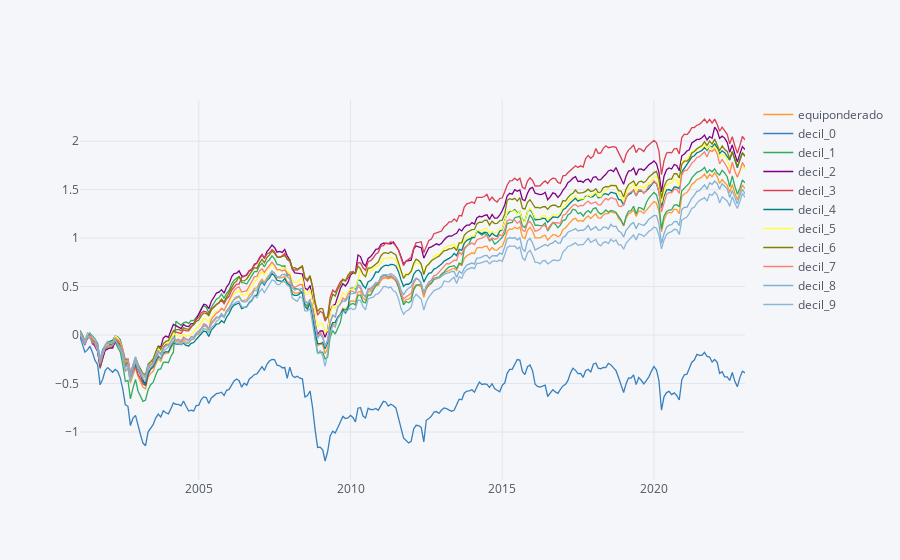

The notebook cell saved with this chart:
### Code cell
df.cumsum().iplot()

### Figure 1 — Plotly figure (JSON) as saved in the notebook; plotly's stock layout.template omitted (floating-point values rounded to 4 significant figures; data arrays with more than 128 entries replaced by an {"elided": "..."} marker saying what was removed)
{"data": [{"line": {"color": "rgba(255, 153, 51, 1.0)", "dash": "solid", "shape": "linear", "width": 1.3}, "mode": "lines", "name": "equiponderado", "text": "", "type": "scatter", "x": {"elided": "264 str values"}, "y": {"elided": "264 float values"}}, {"line": {"color": "rgba(55, 128, 191, 1.0)", "dash": "solid", "shape": "linear", "width": 1.3}, "mode": "lines", "name": "decil_0", "text": "", "type": "scatter", "x": {"elided": "264 str values"}, "y": {"elided": "264 float values"}}, {"line": {"color": "rgba(50, 171, 96, 1.0)", "dash": "solid", "shape": "linear", "width": 1.3}, "mode": "lines", "name": "decil_1", "text": "", "type": "scatter", "x": {"elided": "264 str values"}, "y": {"elided": "264 float values"}}, {"line": {"color": "rgba(128, 0, 128, 1.0)", "dash": "solid", "shape": "linear", "width": 1.3}, "mode": "lines", "name": "decil_2", "text": "", "type": "scatter", "x": {"elided": "264 str values"}, "y": {"elided": "264 float values"}}, {"line": {"color": "rgba(219, 64, 82, 1.0)", "dash": "solid", "shape": "linear", "width": 1.3}, "mode": "lines", "name": "decil_3", "text": "", "type": "scatter", "x": {"elided": "264 str values"}, "y": {"elided": "264 float values"}}, {"line": {"color": "rgba(0, 128, 128, 1.0)", "dash": "solid", "shape": "linear", "width": 1.3}, "mode": "lines", "name": "decil_4", "text": "", "type": "scatter", "x": {"elided": "264 str values"}, "y": {"elided": "264 float values"}}, {"line": {"color": "rgba(255, 255, 51, 1.0)", "dash": "solid", "shape": "linear", "width": 1.3}, "mode": "lines", "name": "decil_5", "text": "", "type": "scatter", "x": {"elided": "264 str values"}, "y": {"elided": "264 float values"}}, {"line": {"color": "rgba(128, 128, 0, 1.0)", "dash": "solid", "shape": "linear", "width": 1.3}, "mode": "lines", "name": "decil_6", "text": "", "type": "scatter", "x": {"elided": "264 str values"}, "y": {"elided": "264 float values"}}, {"line": {"color": "rgba(251, 128, 114, 1.0)", "dash": "solid", "shape": "linear", "width": 1.3}, "mode": "lines", "name": "decil_7", "text": "", "type": "scatter", "x": {"elided": "264 str values"}, "y": {"elided": "264 float values"}}, {"line": {"color": "rgba(128, 177, 211, 1.0)", "dash": "solid", "shape": "linear", "width": 1.3}, "mode": "lines", "name": "decil_8", "text": "", "type": "scatter", "x": {"elided": "264 str values"}, "y": {"elided": "264 float values"}}, {"line": {"color": "rgba(128, 177, 211, 0.8999999999999999)", "dash": "solid", "shape": "linear", "width": 1.3}, "mode": "lines", "name": "decil_9", "text": "", "type": "scatter", "x": {"elided": "264 str values"}, "y": {"elided": "264 float values"}}], "layout": {"legend": {"bgcolor": "#F5F6F9", "font": {"color": "#4D5663"}}, "paper_bgcolor": "#F5F6F9", "plot_bgcolor": "#F5F6F9", "title": {"font": {"color": "#4D5663"}}, "xaxis": {"gridcolor": "#E1E5ED", "showgrid": true, "tickfont": {"color": "#4D5663"}, "title": {"font": {"color": "#4D5663"}, "text": ""}, "zerolinecolor": "#E1E5ED"}, "yaxis": {"gridcolor": "#E1E5ED", "showgrid": true, "tickfont": {"color": "#4D5663"}, "title": {"font": {"color": "#4D5663"}, "text": ""}, "zerolinecolor": "#E1E5ED"}}}
